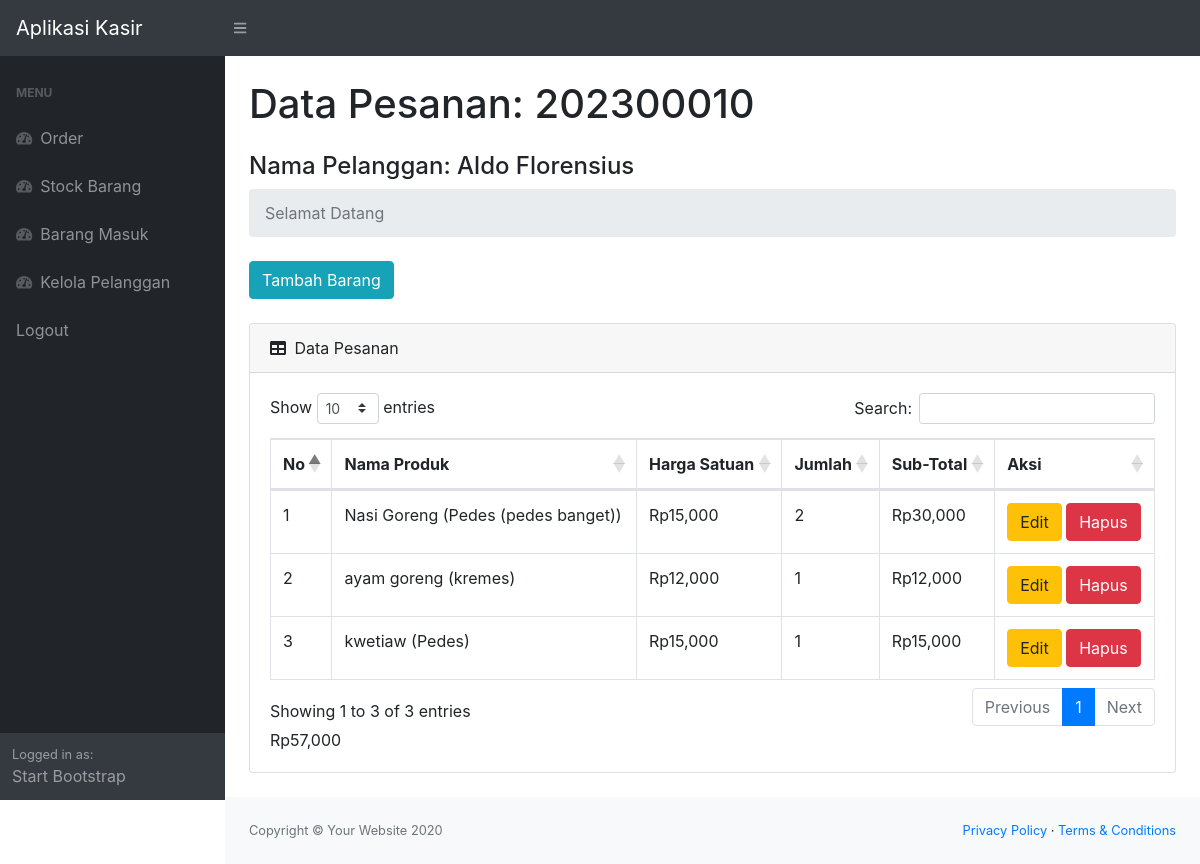
/view.php?idp=202300010 (signed in), run on the app's committed database.
### tables this page shows
CREATE TABLE `pesanan` (
  `idorder` int(11) NOT NULL,
  `tanggal` timestamp NOT NULL DEFAULT current_timestamp(),
  `idpelanggan` int(11) NOT NULL
);

CREATE TABLE `pelanggan` (
  `idpelanggan` int(11) NOT NULL,
  `namapelanggan` varchar(30) NOT NULL,
  `notelp` varchar(15) NOT NULL,
  `alamat` text NOT NULL
);

CREATE TABLE `detailpesanan` (
  `iddetailpesanan` int(11) NOT NULL,
  `idpesanan` int(11) NOT NULL,
  `idproduk` int(11) NOT NULL,
  `qty` int(11) NOT NULL
);

CREATE TABLE `produk` (
  `idproduk` int(11) NOT NULL,
  `namaproduk` varchar(20) NOT NULL,
  `deskripsi` varchar(30) NOT NULL,
  `harga` int(11) NOT NULL,
  `stock` int(11) NOT NULL
);

### view.php (the view, shortened to what this page needs)
<?php
require 'ceklogin.php';
if(isset($_GET['idp'])){
    $idp = $_GET['idp'];
    $ambilnamapelanggan = mysqli_query($c,"select * from pesanan p, pelanggan pl where p.idpelanggan=pl.idpelanggan and p.idorder='$idp'");
    $np = mysqli_fetch_array($ambilnamapelanggan);
    $namapel = $np['namapelanggan'];
}else {
    header('location:index.php');
}
?>
<!DOCTYPE html>
<html lang="en">
    <head>
        <link href="css/styles.css" rel="stylesheet" />
        <link href="https://cdn.datatables.net/1.10.20/css/dataTables.bootstrap4.min.css" rel="stylesheet" />
    </head>
    <body class="sb-nav-fixed">
        <nav class="sb-topnav navbar navbar-expand navbar-dark bg-dark">
            <a class="navbar-brand" href="index.php">Aplikasi Kasir</a>
            <button class="btn btn-link btn-sm order-1 order-lg-0" id="sidebarToggle" href="#"><i class="fas fa-bars"></i></button>
        </nav>
        <div id="layoutSidenav">
            <div id="layoutSidenav_nav">
                <nav class="sb-sidenav accordion sb-sidenav-dark" id="sidenavAccordion">
                    <div class="sb-sidenav-menu">
                        <div class="nav">
                            <div class="sb-sidenav-menu-heading">Menu</div>
                            <a class="nav-link" href="index.php">
                                <div class="sb-nav-link-icon"><i class="fas fa-tachometer-alt"></i></div>
                                Order
                            </a>
                            <a class="nav-link" href="stock.php">
                                <div class="sb-nav-link-icon"><i class="fas fa-tachometer-alt"></i></div>
                                Stock Barang
                            </a>
                            <a class="nav-link" href="masuk.php">
                                <div class="sb-nav-link-icon"><i class="fas fa-tachometer-alt"></i></div>
                                Barang Masuk
                            </a>
                            <a class="nav-link" href="pelanggan.php">
                                <div class="sb-nav-link-icon"><i class="fas fa-tachometer-alt"></i></div>
                                Kelola Pelanggan
                            </a>
                            <a class="nav-link" href="logout.php">
                                Logout
                            </a>
                        </div>
                    </div>
                    <div class="sb-sidenav-footer">
                        <div class="small">Logged in as:</div>
                        Start Bootstrap
                    </div>
                </nav>
            </div>
            <div id="layoutSidenav_content">
                <main>
                    <div class="container-fluid">
                        <h1 class="mt-4">Data Pesanan: <?=$idp;?> </h1>
                        <h4 class="mt-4">Nama Pelanggan: <?=$namapel;?> </h4>
                        <ol class="breadcrumb mb-4">
                            <li class="breadcrumb-item active">Selamat Datang</li>
                        </ol>
                        <button type="button" class="btn btn-info mb-4" data-toggle="modal" data-target="#myModal">
                            Tambah Barang
                        </button>
                        <div class="card mb-4">
                            <div class="card-header">
                                <i class="fas fa-table mr-1"></i>
                                Data Pesanan
                            </div>
                            <div class="card-body">
                                <div class="table-responsive">
                                    <table class="table table-bordered" id="dataTable" width="100%" cellspacing="0">
                                        <thead>
                                            <tr>
                                                <th>No</th>
                                                <th>Nama Produk</th>
                                                <th>Harga Satuan</th>
                                                <th>Jumlah</th>
                                                <th>Sub-Total</th>
                                                <th>Aksi</th>
                                            </tr>
                                        </thead>
                                        <tbody>
                                        <?php
                                        $get = mysqli_query($c,"select * from detailpesanan p, produk pr where p.idproduk=pr.idproduk and idpesanan='$idp'");
                                        $i = 1;
                                        $total = 0;
                                        while($p=mysqli_fetch_array($get)){
                                        $idpr = $p['idproduk'];
                                        $qty = $p['qty'];
                                        $harga = $p['harga'];
                                        $namaproduk = $p['namaproduk'];
                                        $desc = $p['deskripsi'];
                                        $subtotal = $qty*$harga;
                                        ?>
                                            <tr>
                                                <td><?=$i++;?></td>
                                                <td><?=$namaproduk;?> (<?=$desc;?>)</td>
                                                <td>Rp<?=number_format($harga);?></td>
                                                <td><?=number_format($qty);?></td>
                                                <td>Rp<?=number_format($subtotal);?></td>
                                                <?php $total += $subtotal; ?>
                                                <td>
                                                    <button type="button" class="btn btn-warning" data-toggle="modal" data-target="#edit<?=$idpr;?>">
                                                        Edit
                                                    </button>
                                                    <button type="button" class="btn btn-danger" data-toggle="modal" data-target="#delete<?=$idpr;?>">
                                                        Hapus
                                                    </button>
                                                </td>
                                            </tr>
                                    <?php
                                    };
                                    ?>
                                        </tbody>
                                    </table>
                                    <a>Rp<?=number_format($total);?></a>
                                </div>
                            </div>
                        </div>
                    </div>
                </main>
                <footer class="py-4 bg-light mt-auto">
                    <div class="container-fluid">
                        <div class="d-flex align-items-center justify-content-between small">
                            <div class="text-muted">Copyright &copy; Your Website 2020</div>
                            <div>
                                <a href="#">Privacy Policy</a>
                                &middot;
                                <a href="#">Terms &amp; Conditions</a>
                            </div>
                        </div>
                    </div>
                </footer>
            </div>
        </div>
    </body>
</html>

### data on the page
pesanan: idpelanggan.namapelanggan "Aldo Florensius"
detailpesanan: idproduk.namaproduk "Nasi Goreng", idproduk.deskripsi "Pedes (pedes banget)", idproduk.harga "15,000", qty "2", qty.harga "30,000"
detailpesanan: idproduk.namaproduk "ayam goreng", idproduk.deskripsi "kremes", idproduk.harga "12,000", qty "1", qty.harga "12,000"
detailpesanan: idproduk.namaproduk "kwetiaw", idproduk.deskripsi "Pedes", idproduk.harga "15,000", qty "1", qty.harga "15,000"

### other printed values
$idp "202300010"
$total "57,000"
